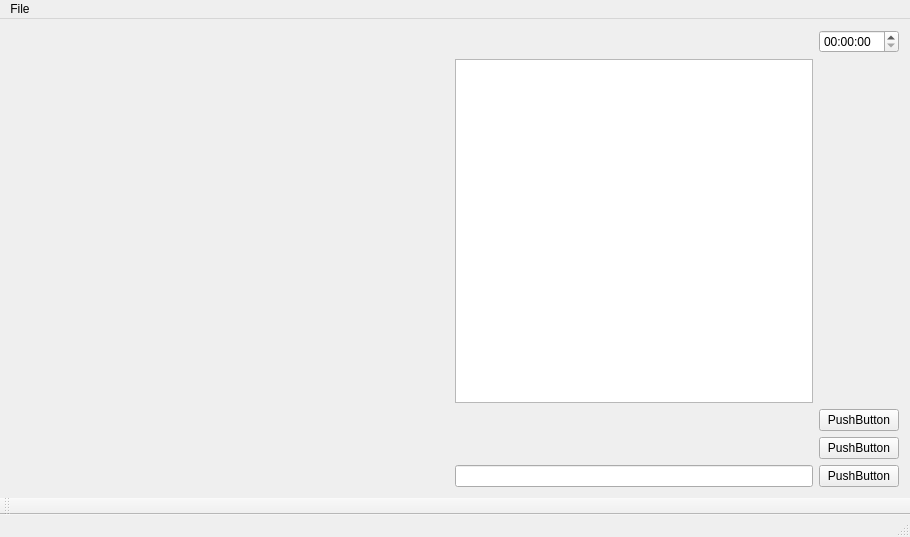
<?xml version="1.0" encoding="UTF-8"?>
<ui version="4.0">
 <class>MainWindow</class>
 <widget class="QMainWindow" name="MainWindow">
  <property name="geometry">
   <rect>
    <x>0</x>
    <y>0</y>
    <width>910</width>
    <height>537</height>
   </rect>
  </property>
  <property name="windowTitle">
   <string>MainWindow</string>
  </property>
  <widget class="QWidget" name="centralWidget">
   <layout class="QHBoxLayout" name="horizontalLayout">
    <item>
     <layout class="QVBoxLayout" name="verticalLayout">
      <item>
       <spacer name="horizontalSpacer">
        <property name="orientation">
         <enum>Qt::Horizontal</enum>
        </property>
        <property name="sizeHint" stdset="0">
         <size>
          <width>40</width>
          <height>20</height>
         </size>
        </property>
       </spacer>
      </item>
     </layout>
    </item>
    <item>
     <layout class="QGridLayout" name="gridLayout">
      <item row="4" column="1">
       <widget class="QPushButton" name="pushButton">
        <property name="text">
         <string>PushButton</string>
        </property>
       </widget>
      </item>
      <item row="2" column="1">
       <widget class="QPushButton" name="pushButton_3">
        <property name="text">
         <string>PushButton</string>
        </property>
       </widget>
      </item>
      <item row="1" column="1">
       <spacer name="verticalSpacer">
        <property name="orientation">
         <enum>Qt::Vertical</enum>
        </property>
        <property name="sizeHint" stdset="0">
         <size>
          <width>20</width>
          <height>40</height>
         </size>
        </property>
       </spacer>
      </item>
      <item row="3" column="1">
       <widget class="QPushButton" name="pushButton_2">
        <property name="text">
         <string>PushButton</string>
        </property>
       </widget>
      </item>
      <item row="4" column="0">
       <widget class="QLineEdit" name="lineEdit"/>
      </item>
      <item row="1" column="0">
       <widget class="QListView" name="listView"/>
      </item>
      <item row="0" column="1">
       <widget class="QTimeEdit" name="timeEdit"/>
      </item>
     </layout>
    </item>
   </layout>
  </widget>
  <widget class="QMenuBar" name="menuBar">
   <property name="geometry">
    <rect>
     <x>0</x>
     <y>0</y>
     <width>910</width>
     <height>26</height>
    </rect>
   </property>
   <widget class="QMenu" name="menuFile">
    <property name="title">
     <string>File</string>
    </property>
    <addaction name="actionCreateMap"/>
    <addaction name="separator"/>
    <addaction name="actionLoadMap"/>
   </widget>
   <addaction name="menuFile"/>
  </widget>
  <widget class="QToolBar" name="mainToolBar">
   <attribute name="toolBarArea">
    <enum>BottomToolBarArea</enum>
   </attribute>
   <attribute name="toolBarBreak">
    <bool>false</bool>
   </attribute>
  </widget>
  <widget class="QStatusBar" name="statusBar"/>
  <action name="actionCreateMap">
   <property name="text">
    <string>CreateMap</string>
   </property>
  </action>
  <action name="actionLoadMap">
   <property name="text">
    <string>LoadMap</string>
   </property>
  </action>
 </widget>
 <layoutdefault spacing="6" margin="11"/>
 <resources/>
 <connections/>
</ui>
